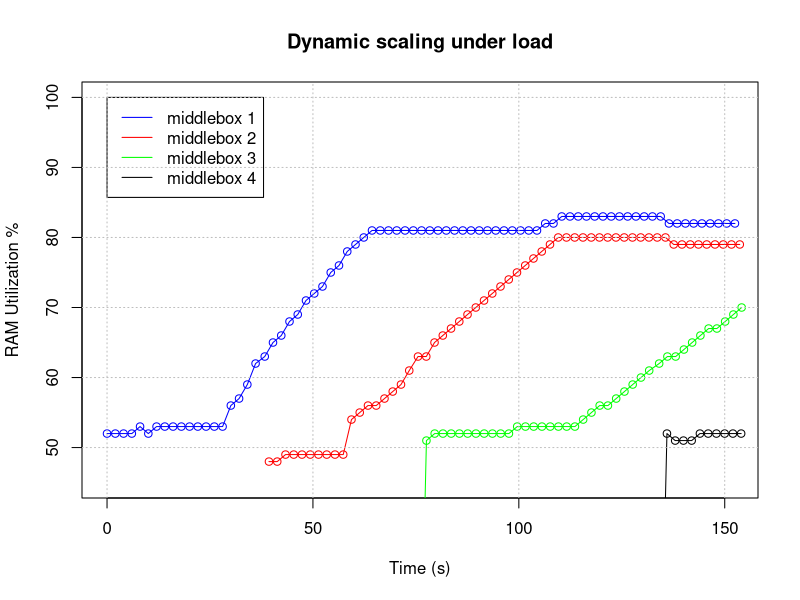

This chart was generated by the following R code:
inp <- scan("load_1.txt", list("",0,0))
fw1time<-inp[[2]]; fw1rampct<-inp[[3]]

inp <- scan("load_2.txt", list("",0,0))
fw2time<-inp[[2]]; fw2rampct<-inp[[3]]

inp <- scan("load_3.txt", list("",0,0))
fw3time<-inp[[2]]; fw3rampct<-inp[[3]]

inp <- scan("load_4.txt", list("",0,0))
fw4time<-inp[[2]]; fw4rampct<-inp[[3]]

first = fw1time[1]

fw1time = (fw1time - first)/1000000000
fw2time = (fw2time - first)/1000000000
fw3time = (fw3time - first)/1000000000
fw4time = (fw4time - first)/1000000000

png('scaling.png', width = 6, height=5, units="in", res=300)

plot(fw1time, fw1rampct, type="o", col="blue", xlab="Time (s)", ylab="RAM Utilization %", ylim=c(45,100), xlim=c(0,152))
lines(fw2time, fw2rampct, type="o", col="red")
lines(fw3time, fw3rampct, type="o", col="green")
lines(fw4time, fw4rampct, type="o", col="black")

title(main="Dynamic scaling under load")
legend(0,100, c("middlebox 1", "middlebox 2",  "middlebox 3", "middlebox 4"), col=c("blue","red","green", "black"), lty=1:1)

grid(col="gray")
dev.off()
